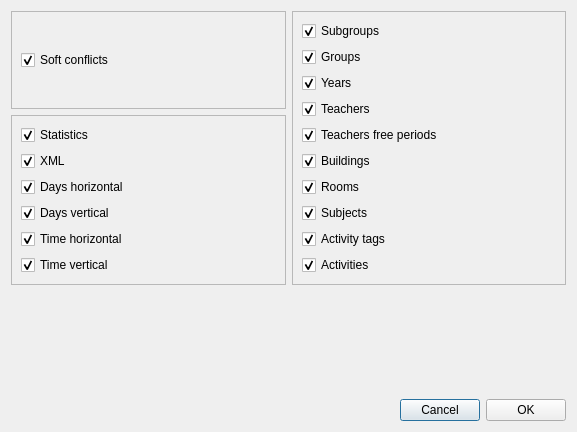
<?xml version="1.0" encoding="UTF-8"?>
<ui version="4.0">
 <class>TimetablesToWriteOnDiskForm_template</class>
 <widget class="QDialog" name="TimetablesToWriteOnDiskForm_template">
  <property name="geometry">
   <rect>
    <x>0</x>
    <y>0</y>
    <width>577</width>
    <height>432</height>
   </rect>
  </property>
  <property name="windowTitle">
   <string>Select the categories of timetables to be written on disk</string>
  </property>
  <layout class="QGridLayout" name="gridLayout_5">
   <item row="0" column="0">
    <layout class="QGridLayout" name="gridLayout_4">
     <item row="0" column="0">
      <widget class="QFrame" name="frame">
       <property name="frameShape">
        <enum>QFrame::StyledPanel</enum>
       </property>
       <property name="frameShadow">
        <enum>QFrame::Raised</enum>
       </property>
       <layout class="QGridLayout" name="gridLayout">
        <item row="0" column="0">
         <widget class="QCheckBox" name="softConflictsCheckBox">
          <property name="text">
           <string>Soft conflicts</string>
          </property>
          <property name="checked">
           <bool>true</bool>
          </property>
         </widget>
        </item>
       </layout>
      </widget>
     </item>
     <item row="0" column="1" rowspan="2">
      <widget class="QFrame" name="frame_3">
       <property name="frameShape">
        <enum>QFrame::StyledPanel</enum>
       </property>
       <property name="frameShadow">
        <enum>QFrame::Raised</enum>
       </property>
       <layout class="QGridLayout" name="gridLayout_3">
        <item row="0" column="0">
         <widget class="QCheckBox" name="subgroupsCheckBox">
          <property name="text">
           <string>Subgroups</string>
          </property>
          <property name="checked">
           <bool>true</bool>
          </property>
         </widget>
        </item>
        <item row="7" column="0">
         <widget class="QCheckBox" name="subjectsCheckBox">
          <property name="text">
           <string>Subjects</string>
          </property>
          <property name="checked">
           <bool>true</bool>
          </property>
         </widget>
        </item>
        <item row="8" column="0">
         <widget class="QCheckBox" name="activityTagsCheckBox">
          <property name="text">
           <string>Activity tags</string>
          </property>
          <property name="checked">
           <bool>true</bool>
          </property>
         </widget>
        </item>
        <item row="9" column="0">
         <widget class="QCheckBox" name="activitiesCheckBox">
          <property name="text">
           <string>Activities</string>
          </property>
          <property name="checked">
           <bool>true</bool>
          </property>
         </widget>
        </item>
        <item row="3" column="0">
         <widget class="QCheckBox" name="teachersCheckBox">
          <property name="text">
           <string>Teachers</string>
          </property>
          <property name="checked">
           <bool>true</bool>
          </property>
         </widget>
        </item>
        <item row="1" column="0">
         <widget class="QCheckBox" name="groupsCheckBox">
          <property name="text">
           <string>Groups</string>
          </property>
          <property name="checked">
           <bool>true</bool>
          </property>
         </widget>
        </item>
        <item row="6" column="0">
         <widget class="QCheckBox" name="roomsCheckBox">
          <property name="text">
           <string>Rooms</string>
          </property>
          <property name="checked">
           <bool>true</bool>
          </property>
         </widget>
        </item>
        <item row="4" column="0">
         <widget class="QCheckBox" name="teachersFreePeriodsCheckBox">
          <property name="text">
           <string>Teachers free periods</string>
          </property>
          <property name="checked">
           <bool>true</bool>
          </property>
         </widget>
        </item>
        <item row="2" column="0">
         <widget class="QCheckBox" name="yearsCheckBox">
          <property name="text">
           <string>Years</string>
          </property>
          <property name="checked">
           <bool>true</bool>
          </property>
         </widget>
        </item>
        <item row="5" column="0">
         <widget class="QCheckBox" name="buildingsCheckBox">
          <property name="text">
           <string>Buildings</string>
          </property>
          <property name="checked">
           <bool>true</bool>
          </property>
         </widget>
        </item>
       </layout>
      </widget>
     </item>
     <item row="1" column="0">
      <widget class="QFrame" name="frame_2">
       <property name="frameShape">
        <enum>QFrame::StyledPanel</enum>
       </property>
       <property name="frameShadow">
        <enum>QFrame::Raised</enum>
       </property>
       <layout class="QGridLayout" name="gridLayout_2">
        <item row="0" column="0">
         <widget class="QCheckBox" name="statisticsCheckBox">
          <property name="text">
           <string>Statistics</string>
          </property>
          <property name="checked">
           <bool>true</bool>
          </property>
         </widget>
        </item>
        <item row="1" column="0">
         <widget class="QCheckBox" name="xmlCheckBox">
          <property name="text">
           <string>XML</string>
          </property>
          <property name="checked">
           <bool>true</bool>
          </property>
         </widget>
        </item>
        <item row="2" column="0">
         <widget class="QCheckBox" name="daysHorizontalCheckBox">
          <property name="text">
           <string>Days horizontal</string>
          </property>
          <property name="checked">
           <bool>true</bool>
          </property>
         </widget>
        </item>
        <item row="3" column="0">
         <widget class="QCheckBox" name="daysVerticalCheckBox">
          <property name="text">
           <string>Days vertical</string>
          </property>
          <property name="checked">
           <bool>true</bool>
          </property>
         </widget>
        </item>
        <item row="4" column="0">
         <widget class="QCheckBox" name="timeHorizontalCheckBox">
          <property name="text">
           <string>Time horizontal</string>
          </property>
          <property name="checked">
           <bool>true</bool>
          </property>
         </widget>
        </item>
        <item row="5" column="0">
         <widget class="QCheckBox" name="timeVerticalCheckBox">
          <property name="text">
           <string>Time vertical</string>
          </property>
          <property name="checked">
           <bool>true</bool>
          </property>
         </widget>
        </item>
       </layout>
      </widget>
     </item>
    </layout>
   </item>
   <item row="1" column="0">
    <spacer name="verticalSpacer">
     <property name="orientation">
      <enum>Qt::Vertical</enum>
     </property>
     <property name="sizeHint" stdset="0">
      <size>
       <width>20</width>
       <height>154</height>
      </size>
     </property>
    </spacer>
   </item>
   <item row="2" column="0">
    <layout class="QHBoxLayout" name="horizontalLayout">
     <item>
      <spacer name="horizontalSpacer">
       <property name="orientation">
        <enum>Qt::Horizontal</enum>
       </property>
       <property name="sizeHint" stdset="0">
        <size>
         <width>40</width>
         <height>20</height>
        </size>
       </property>
      </spacer>
     </item>
     <item>
      <widget class="QPushButton" name="cancelPushButton">
       <property name="text">
        <string>Cancel</string>
       </property>
      </widget>
     </item>
     <item>
      <widget class="QPushButton" name="okPushButton">
       <property name="text">
        <string>OK</string>
       </property>
      </widget>
     </item>
    </layout>
   </item>
  </layout>
 </widget>
 <resources/>
 <connections/>
</ui>
